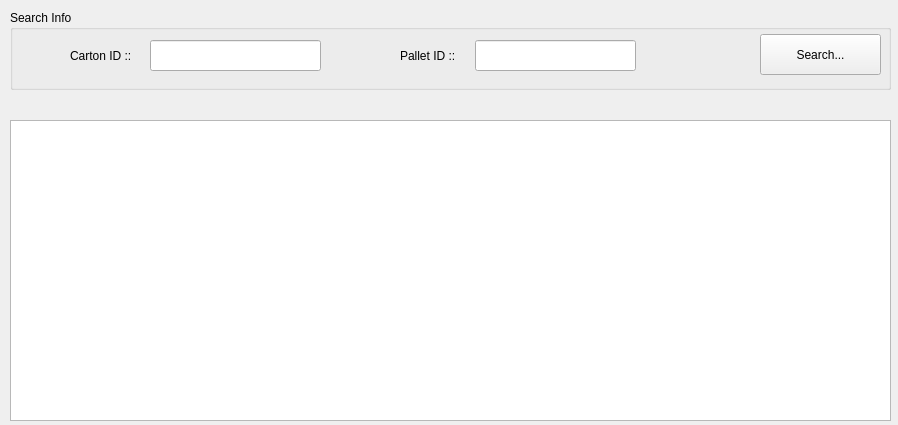
<?xml version="1.0" encoding="UTF-8"?>
<ui version="4.0">
 <class>dlgPalletSearch</class>
 <widget class="QDialog" name="dlgPalletSearch">
  <property name="windowModality">
   <enum>Qt::ApplicationModal</enum>
  </property>
  <property name="geometry">
   <rect>
    <x>0</x>
    <y>0</y>
    <width>898</width>
    <height>425</height>
   </rect>
  </property>
  <property name="windowTitle">
   <string>Dialog</string>
  </property>
  <widget class="QTableWidget" name="tableWidget">
   <property name="geometry">
    <rect>
     <x>10</x>
     <y>120</y>
     <width>881</width>
     <height>301</height>
    </rect>
   </property>
  </widget>
  <widget class="QGroupBox" name="groupBox">
   <property name="geometry">
    <rect>
     <x>10</x>
     <y>10</y>
     <width>881</width>
     <height>80</height>
    </rect>
   </property>
   <property name="title">
    <string>Search Info</string>
   </property>
   <widget class="QPushButton" name="btnSearch">
    <property name="geometry">
     <rect>
      <x>750</x>
      <y>24</y>
      <width>121</width>
      <height>41</height>
     </rect>
    </property>
    <property name="text">
     <string>Search...</string>
    </property>
    <property name="autoDefault">
     <bool>false</bool>
    </property>
   </widget>
   <widget class="QLineEdit" name="edit_PalletID">
    <property name="geometry">
     <rect>
      <x>465</x>
      <y>30</y>
      <width>161</width>
      <height>31</height>
     </rect>
    </property>
   </widget>
   <widget class="QLineEdit" name="edit_CartonID">
    <property name="geometry">
     <rect>
      <x>140</x>
      <y>30</y>
      <width>171</width>
      <height>31</height>
     </rect>
    </property>
   </widget>
   <widget class="QLabel" name="label_3">
    <property name="geometry">
     <rect>
      <x>60</x>
      <y>36</y>
      <width>101</width>
      <height>19</height>
     </rect>
    </property>
    <property name="text">
     <string>Carton ID ::</string>
    </property>
   </widget>
   <widget class="QLabel" name="label_4">
    <property name="geometry">
     <rect>
      <x>390</x>
      <y>36</y>
      <width>101</width>
      <height>19</height>
     </rect>
    </property>
    <property name="text">
     <string>Pallet ID ::</string>
    </property>
   </widget>
  </widget>
 </widget>
 <tabstops>
  <tabstop>edit_CartonID</tabstop>
  <tabstop>edit_PalletID</tabstop>
  <tabstop>btnSearch</tabstop>
  <tabstop>tableWidget</tabstop>
 </tabstops>
 <resources/>
 <connections>
  <connection>
   <sender>btnSearch</sender>
   <signal>clicked()</signal>
   <receiver>dlgPalletSearch</receiver>
   <slot>btnSearchClicked()</slot>
   <hints>
    <hint type="sourcelabel">
     <x>836</x>
     <y>58</y>
    </hint>
    <hint type="destinationlabel">
     <x>609</x>
     <y>101</y>
    </hint>
   </hints>
  </connection>
  <connection>
   <sender>edit_CartonID</sender>
   <signal>returnPressed()</signal>
   <receiver>dlgPalletSearch</receiver>
   <slot>editCartonIDPressed()</slot>
   <hints>
    <hint type="sourcelabel">
     <x>197</x>
     <y>62</y>
    </hint>
    <hint type="destinationlabel">
     <x>169</x>
     <y>103</y>
    </hint>
   </hints>
  </connection>
  <connection>
   <sender>edit_PalletID</sender>
   <signal>returnPressed()</signal>
   <receiver>dlgPalletSearch</receiver>
   <slot>editPalletIDPressed()</slot>
   <hints>
    <hint type="sourcelabel">
     <x>483</x>
     <y>61</y>
    </hint>
    <hint type="destinationlabel">
     <x>454</x>
     <y>100</y>
    </hint>
   </hints>
  </connection>
 </connections>
 <slots>
  <slot>btnSearchClicked()</slot>
  <slot>editCartonIDPressed()</slot>
  <slot>editPalletIDPressed()</slot>
 </slots>
</ui>
